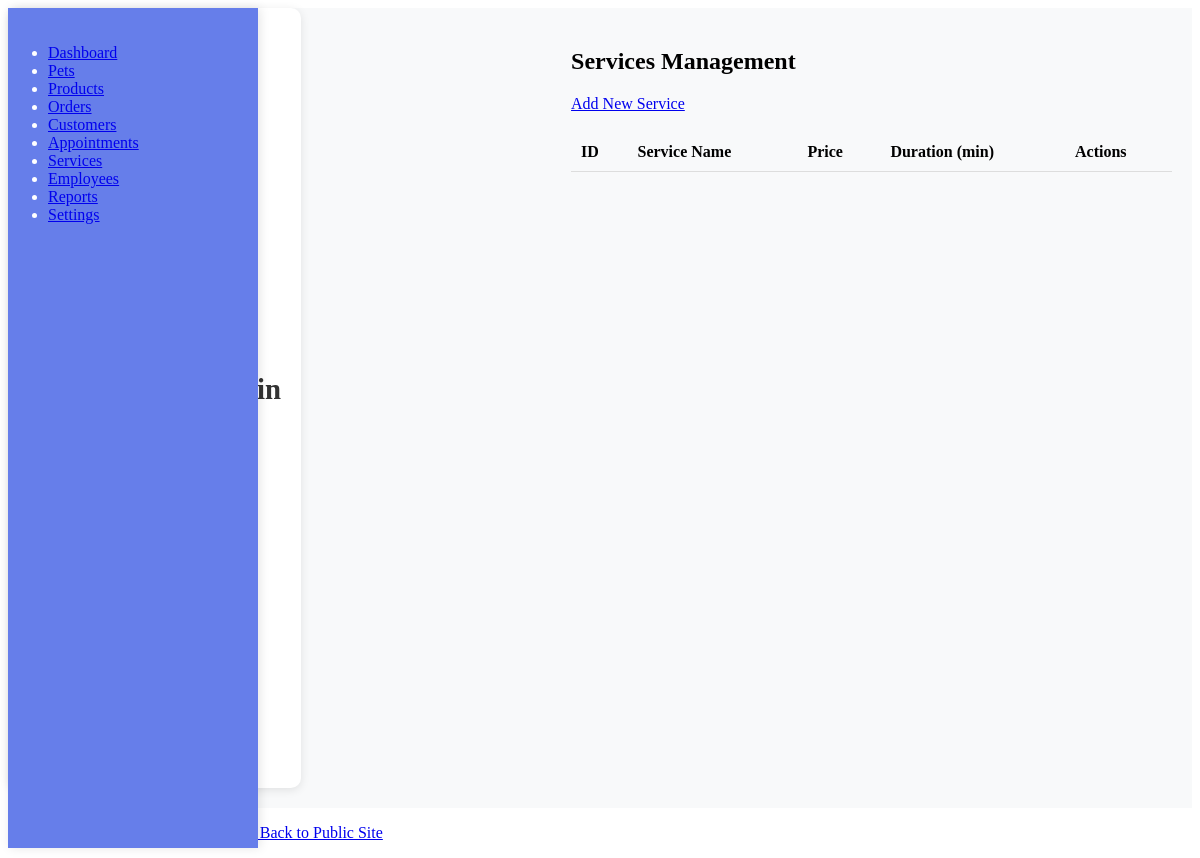
/admin/services/services.php (signed in), run on an earlier commit of the app's database.
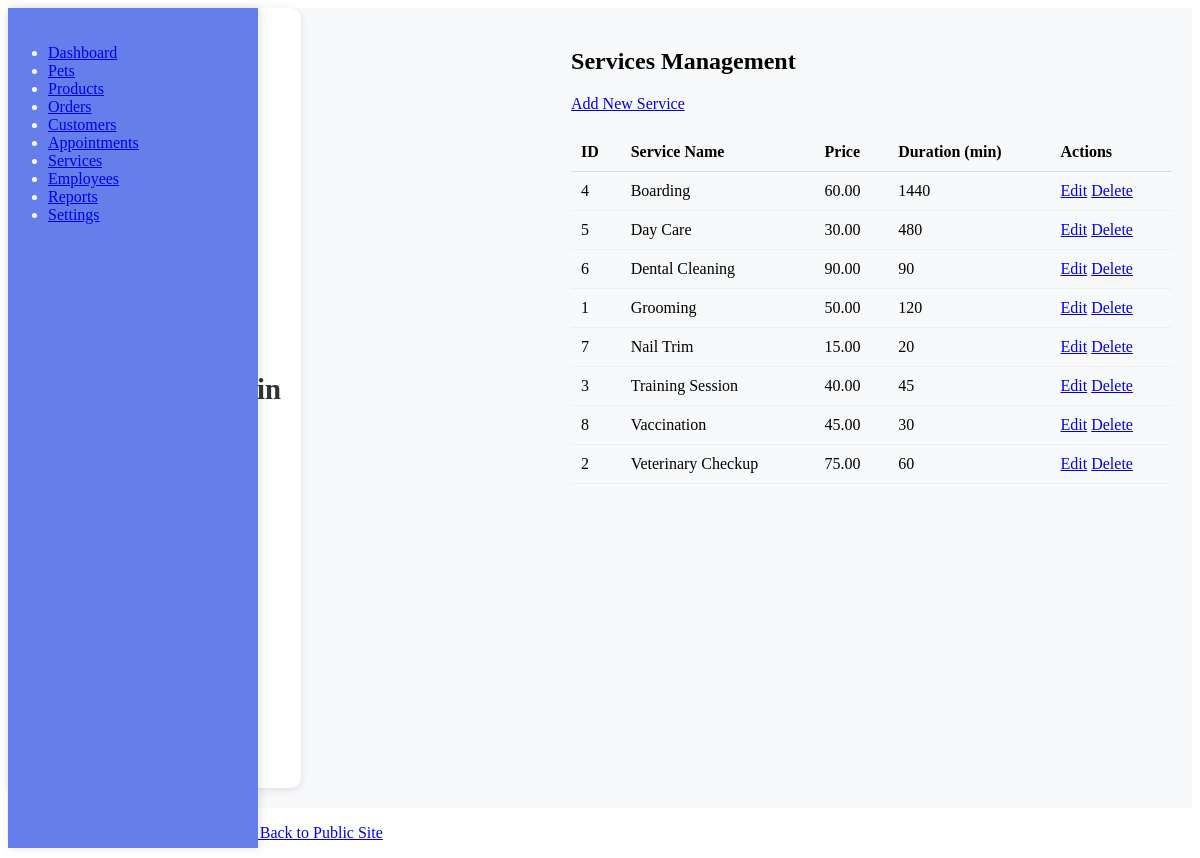
And on a later commit of the database.
### tables this page shows
CREATE TABLE `services` (
  `id` int(11) NOT NULL,
  `service_name` varchar(100) NOT NULL,
  `category` varchar(50) DEFAULT 'general',
  `description` text DEFAULT NULL,
  `price` decimal(10,2) NOT NULL,
  `duration_minutes` int(11) NOT NULL,
  `featured` tinyint(1) DEFAULT 0,
  `created_at` timestamp NOT NULL DEFAULT current_timestamp(),
  `updated_at` timestamp NOT NULL DEFAULT current_timestamp() ON UPDATE current_timestamp()
);

### admin/services/services.php (the view)
<?php
require_once '../includes/header.php';
require_once '../includes/sidebar.php';
$services = $conn->query("SELECT * FROM services ORDER BY service_name");
?>
<main class="admin-main">
    <h2>Services Management</h2>
    <div style="margin-bottom: 20px;">
        <a href="services_add.php" class="btn btn-primary">Add New Service</a>
    </div>
    <table style="width:100%; border-collapse:collapse;">
        <thead>
            <tr>
                <th style="text-align:left; padding:10px; border-bottom:1px solid #ddd;">ID</th>
                <th style="text-align:left; padding:10px; border-bottom:1px solid #ddd;">Service Name</th>
                <th style="text-align:left; padding:10px; border-bottom:1px solid #ddd;">Price</th>
                <th style="text-align:left; padding:10px; border-bottom:1px solid #ddd;">Duration (min)</th>
                <th style="text-align:left; padding:10px; border-bottom:1px solid #ddd;">Actions</th>
            </tr>
        </thead>
        <tbody>
            <?php while ($service = $services->fetch_assoc()): ?>
                <tr>
                    <td style="padding:10px; border-bottom:1px solid #f0f0f0;"><?php echo $service['id']; ?></td>
                    <td style="padding:10px; border-bottom:1px solid #f0f0f0;"><?php echo htmlspecialchars($service['service_name']); ?></td>
                    <td style="padding:10px; border-bottom:1px solid #f0f0f0;"><?php echo number_format($service['price'], 2); ?></td>
                    <td style="padding:10px; border-bottom:1px solid #f0f0f0;"><?php echo $service['duration_minutes']; ?></td>
                    <td style="padding:10px; border-bottom:1px solid #f0f0f0;">
                        <a href="services_edit.php?id=<?php echo $service['id']; ?>" class="btn">Edit</a>
                        <a href="services_delete.php?id=<?php echo $service['id']; ?>" class="btn btn-danger" onclick="return confirm('Delete this service?')">Delete</a>
                    </td>
                </tr>
            <?php endwhile; ?>
        </tbody>
    </table>
</main>
<?php require_once '../includes/footer.php'; ?>

### admin/includes/header.php (shortened to what this page needs)
<!DOCTYPE html>
<html lang="en">
<head>
    <link rel="stylesheet" href="../assets/css/admin.css">
</head>
<body>
    <div class="admin-container">
        <header class="admin-header">
            <div class="header-content">
                <h1><?php echo APP_NAME; ?> Admin</h1>
                <div class="header-right">
                    <span>Welcome, <?php echo htmlspecialchars($_SESSION['admin_name']); ?></span>
                    <a href="logout.php" class="btn btn-small">Logout</a>
                </div>
            </div>
        </header>

### admin/includes/sidebar.php
<nav class="admin-sidebar">
    <ul>
        <li><a href="dashboard.php" class="<?php echo basename($_SERVER['PHP_SELF']) === 'dashboard.php' ? 'active' : ''; ?>">Dashboard</a></li>
        <li><a href="pets.php" class="<?php echo basename($_SERVER['PHP_SELF']) === 'pets.php' ? 'active' : ''; ?>">Pets</a></li>
        <li><a href="products.php" class="<?php echo basename($_SERVER['PHP_SELF']) === 'products.php' ? 'active' : ''; ?>">Products</a></li>
        <li><a href="orders.php" class="<?php echo basename($_SERVER['PHP_SELF']) === 'orders.php' ? 'active' : ''; ?>">Orders</a></li>
        <li><a href="customers.php" class="<?php echo basename($_SERVER['PHP_SELF']) === 'customers.php' ? 'active' : ''; ?>">Customers</a></li>
        <li><a href="appointments.php" class="<?php echo basename($_SERVER['PHP_SELF']) === 'appointments.php' ? 'active' : ''; ?>">Appointments</a></li>
        <li><a href="services.php" class="<?php echo basename($_SERVER['PHP_SELF']) === 'services.php' ? 'active' : ''; ?>">Services</a></li>
        <li><a href="employees.php" class="<?php echo basename($_SERVER['PHP_SELF']) === 'employees.php' ? 'active' : ''; ?>">Employees</a></li>
        <li><a href="reports.php" class="<?php echo basename($_SERVER['PHP_SELF']) === 'reports.php' ? 'active' : ''; ?>">Reports</a></li>
        <li><a href="settings.php" class="<?php echo basename($_SERVER['PHP_SELF']) === 'settings.php' ? 'active' : ''; ?>">Settings</a></li>
    </ul>
</nav>

### admin/includes/footer.php
    </div>
    <footer class="admin-footer">
        <p>&copy; <?php echo date('Y'); ?> <?php echo APP_NAME; ?> Admin Panel. <a href="../index.php">← Back to Public Site</a></p>
    </footer>
</body>
</html>

### assets/css/admin.css (style rules this page uses)
.admin-container { display: flex; min-height: 100vh; background-color: #f8f9fa; }
.admin-sidebar { width: 250px; background: #667eea; color: white; padding: 20px 0; position: fixed; height: 100vh; overflow-y: auto; box-shadow: 2px 0 10px rgba(0, 0, 0, 0.1); z-index: 1000; }
.admin-main { flex: 1; margin-left: 250px; padding: 20px; }
.admin-header { background: white; padding: 20px; border-radius: 10px; box-shadow: 0 2px 10px rgba(0, 0, 0, 0.1); margin-bottom: 20px; display: flex; justify-content: space-between; align-items: center; }
.admin-header h1 { margin: 0; color: #333; font-size: 1.8rem; }
.admin-header .btn { padding: 8px 16px; border-radius: 6px; font-size: 0.9rem; }

What changed in the data, as far as the page shows it:
added services: id "4", service_name "Boarding", price "60.00", duration_minutes "1440"
added services: id "5", service_name "Day Care", price "30.00", duration_minutes "480"
added services: id "6", service_name "Dental Cleaning", price "90.00", duration_minutes "90"
added services: id "1", service_name "Grooming", price "50.00", duration_minutes "120"
added services: id "7", service_name "Nail Trim", price "15.00", duration_minutes "20"
added services: id "3", service_name "Training Session", price "40.00", duration_minutes "45"
added services: id "8", service_name "Vaccination", price "45.00", duration_minutes "30"
added services: id "2", service_name "Veterinary Checkup", price "75.00", duration_minutes "60"
